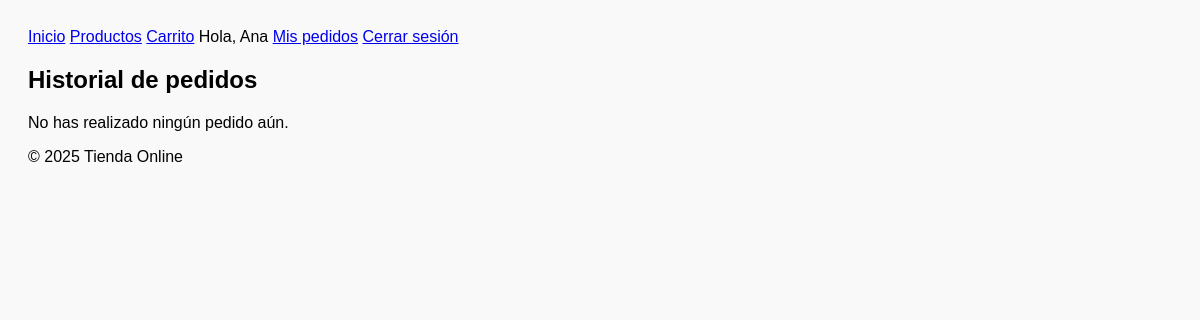
The page /public/pedidos/historial (signed in) on the database as committed earlier.
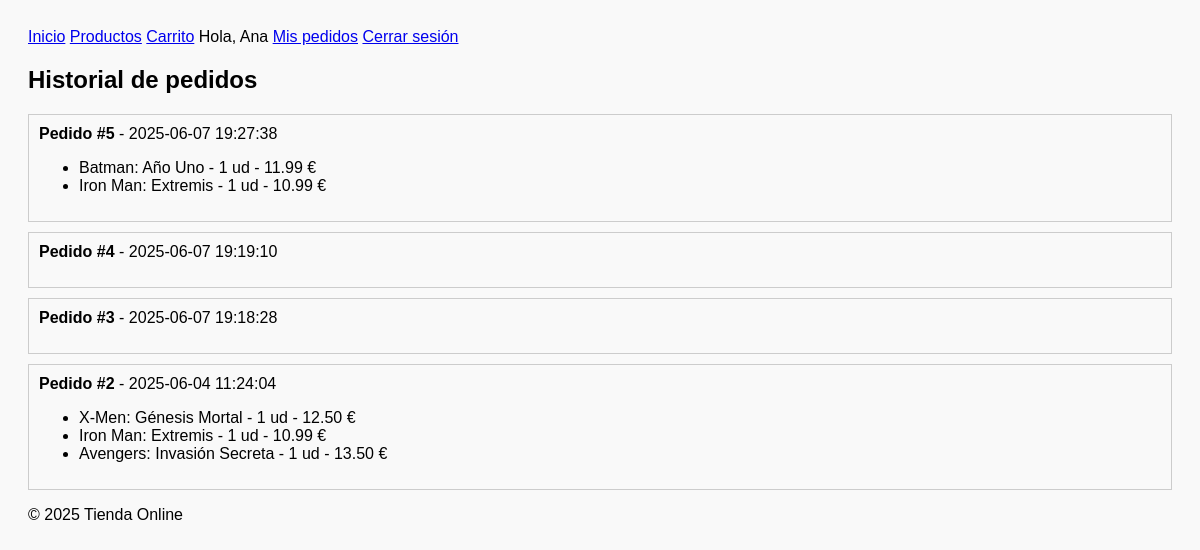
The same page on the database as committed later.
### tables this page shows
CREATE TABLE IF NOT EXISTS `pedidos` (
  `id` int NOT NULL AUTO_INCREMENT,
  `usuario_id` int NOT NULL,
  `fecha` timestamp NULL DEFAULT CURRENT_TIMESTAMP,
  `total` decimal(10,2) NOT NULL,
  PRIMARY KEY (`id`),
  KEY `usuario_id` (`usuario_id`)
);

CREATE TABLE IF NOT EXISTS `detalles_pedidos` (
  `id` int NOT NULL AUTO_INCREMENT,
  `pedido_id` int NOT NULL,
  `producto_id` int NOT NULL,
  `cantidad` int NOT NULL,
  `precio_unitario` decimal(10,2) NOT NULL,
  PRIMARY KEY (`id`),
  KEY `compra_id` (`pedido_id`),
  KEY `producto_id` (`producto_id`)
);

CREATE TABLE IF NOT EXISTS `productos` (
  `id` int NOT NULL AUTO_INCREMENT,
  `nombre` varchar(100) NOT NULL,
  `descripcion` text,
  `precio` decimal(10,2) NOT NULL,
  `stock` int NOT NULL,
  `categoria_id` int DEFAULT NULL,
  `imagen` varchar(255) DEFAULT NULL,
  PRIMARY KEY (`id`),
  KEY `categoria_id` (`categoria_id`)
);

### app/Controllers/PedidoController.php (called while the page is built, shortened)
<?php
class PedidoController
{
    public function historial()
    {
        $usuario_id = Seguridad::usuarioActual()['id'];
        $pedidoModel = new Pedido();
        $pedidos = $pedidoModel->obtenerHistorial($usuario_id);
        require __DIR__ . '/../Views/pedidos/historial.php';
        $contenido = ob_get_clean();
        require __DIR__ . '/../Templates/layout.php';
    }
}

### public/index.php (called while the page is built, shortened)
<?php
$router = new Router();
$router->add('/', 'HomeController@index');
$router->add('/registro', 'AuthController@registro');
$router->add('/login', 'AuthController@login');
$router->add('/logout', 'AuthController@logout');
$router->add('/productos', 'ProductoController@listado');
$router->add('/carrito', 'CarritoController@mostrar');
$router->add('/carrito/agregar', 'CarritoController@agregar');
$router->add('/carrito/eliminar', 'CarritoController@eliminar');
$router->add('/carrito/vaciar', 'CarritoController@vaciar');
$router->add('/pedidos/confirmacion', 'PedidoController@confirmacion');
$router->add('/pedidos/procesar', 'PedidoController@procesar');
$router->add('/pedidos/historial', 'PedidoController@historial');
$router->add('/admin', 'AdminController@panel');
$router->add('/admin/productos', 'AdminController@gestionarProductos');
$router->add('/admin/productos/crear', 'AdminController@crearProducto');
$router->add('/admin/productos/editar', 'AdminController@editarProducto');
$router->add('/admin/productos/eliminar', 'AdminController@eliminarProducto');
$router->add('/admin/usuarios', 'AdminController@gestionarUsuarios');
$router->add('/admin/usuarios/editar', 'AdminController@editarUsuario');
$router->add('/admin/usuarios/eliminar', 'AdminController@eliminarUsuario');
$router->add('/admin/compras', 'AdminController@verPedidos');
$router->dispatch($_SERVER['REQUEST_URI']);

### app/Core/Seguridad.php (called while the page is built, shortened)
<?php
class Seguridad
{
    public static function estaAutenticado(): bool
    {
        return isset($_SESSION['usuario']);
    }
    public static function usuarioActual(): ?array
    {
        return $_SESSION['usuario'] ?? null;
    }
}

### app/Core/Database.php (called while the page is built, shortened)
<?php
class Database
{
    private static $instance = null;
    private $connection;
    private $host = 'localhost';
    private $dbname = 'tiendaonline';
    private $username = 'root';
    private $password = '';
    private function __construct()
    {
        try {
            $this->connection = new PDO(
                "mysql:host={$this->host};dbname={$this->dbname};charset=utf8",
                $this->username,
                $this->password
            );
            $this->connection->setAttribute(PDO::ATTR_ERRMODE, PDO::ERRMODE_EXCEPTION);
        } catch (PDOException $e) {
            die("Error de conexión a la base de datos: " . $e->getMessage());
        }
    }
    public static function getInstance(): Database
    {
        if (self::$instance === null) {
            self::$instance = new Database();
        }
        return self::$instance;
    }
    public function getConnection(): PDO
    {
        return $this->connection;
    }
}

### app/Models/EmptyModel.php (called while the page is built, shortened)
<?php
abstract class EmptyModel
{
    public function __construct()
    {
        $this->db = Database::getInstance()->getConnection();
    }
}

### app/Models/Pedido.php (called while the page is built, shortened)
<?php
class Pedido extends EmptyModel
{
    public function obtenerHistorial($usuario_id): array
    {
        $sql = "SELECT * FROM pedidos WHERE usuario_id = ? ORDER BY fecha DESC";
        $stmt = $this->db->prepare($sql);
        $stmt->execute([$usuario_id]);
        $pedidos = $stmt->fetchAll(PDO::FETCH_ASSOC);
        foreach ($pedidos as &$pedido) {
            $stmt = $this->db->prepare("
                SELECT p.nombre, d.cantidad, d.precio_unitario
                FROM detalles_pedidos d
                JOIN productos p ON d.producto_id = p.id
                WHERE d.pedido_id = ?
            ");
            $stmt->execute([$pedido['id']]);
            $pedido['detalles'] = $stmt->fetchAll(PDO::FETCH_ASSOC);
        }
        return $pedidos;
    }
}

### app/Views/pedidos/historial.php (the view)
<h2>Historial de pedidos</h2>
<?php if (empty($pedidos)): ?>
    <p>No has realizado ningún pedido aún.</p>
<?php else: ?>
    <?php foreach ($pedidos as $pedido): ?>
        <div style="border:1px solid #ccc; padding:10px; margin-bottom:10px;">
            <strong>Pedido #<?= $pedido['id'] ?></strong> - <?= $pedido['fecha'] ?><br>
            <ul>
                <?php foreach ($pedido['detalles'] as $detalle): ?>
                    <li>
                        <?= htmlspecialchars($detalle['nombre']) ?> -
                        <?= $detalle['cantidad'] ?> ud -
                        <?= number_format($detalle['precio_unitario'], 2) ?> €
                    </li>
                <?php endforeach; ?>
            </ul>
        </div>
    <?php endforeach; ?>
<?php endif; ?>

### app/Core/Router.php (shortened to what this page needs)
<?php
class Router
{
    private $routes = [];
    public function add($uri, $action)
    {
        $this->routes[$uri] = $action;
    }
    public function dispatch($uri)
    {
        $uri = parse_url($uri, PHP_URL_PATH);
        $basePath = '/tienda-online/public';
        if (str_starts_with($uri, $basePath)) {
            $uri = substr($uri, strlen($basePath));
        }
        $uri = rtrim($uri, '/') ?: '/';
        if (isset($this->routes[$uri])) {
            $this->executeAction($this->routes[$uri]);
        } else {
            echo "404 - Página no encontrada";
        }
    }
    private function executeAction($action)
    {
        [$controller, $method] = explode('@', $action);
        $controllerClass = "App\\Controllers\\$controller";
        if (class_exists($controllerClass)) {
            $obj = new $controllerClass();
            if (method_exists($obj, $method)) {
                $obj->$method();
            } else {
                echo "Error: método '$method' no existe en $controllerClass.";
            }
        } else {
            echo "Error: clase '$controllerClass' no encontrada.";
        }
    }
}

### app/Templates/layout.php (shortened to what this page needs)
<!DOCTYPE html>
<html lang="es">
<head>
    <link rel="stylesheet" href="/tienda-online/public/assets/css/estilos.css">
    <link rel="stylesheet" href="https://cdn.datatables.net/1.13.6/css/jquery.dataTables.min.css">
</head>
<body>
    <?php include __DIR__ . '/partials/header.php'; ?>
    <main>
        <?= $contenido ?>
    </main>
    <?php include __DIR__ . '/partials/footer.php'; ?>
</body>
</html>

### app/Templates/partials/header.php (shortened to what this page needs)
<header>
    <nav>
        <a href="/tienda-online/public/">Inicio</a>
        <a href="/tienda-online/public/productos">Productos</a>
        <a href="/tienda-online/public/carrito">Carrito</a>
        <?php if (Seguridad::estaAutenticado()): ?>
            <span>Hola, <?= Seguridad::usuarioActual()['nombre'] ?></span>
            <a href="/tienda-online/public/pedidos/historial">Mis pedidos</a>
            <a href="/tienda-online/public/logout">Cerrar sesión</a>
        <?php else: ?>
            <a href="/tienda-online/public/login">Iniciar sesión</a>
            <a href="/tienda-online/public/registro">Registrarse</a>
        <?php endif; ?>
    </nav>
</header>

### app/Templates/partials/footer.php
<footer>
    <p>&copy; <?= date('Y') ?> Tienda Online</p>
</footer>

### public/assets/css/estilos.css (style rules this page uses)
body { font-family: Arial, sans-serif; background-color: #f9f9f9; padding: 20px; }

Rows that differ between the two databases and show on the page:
added pedidos: id "5", fecha "2025-06-07 19:27:38"
added detalles_pedidos: producto.nombre "Batman: Año Uno", cantidad "1", precio_unitario "11.99", shown under "5"
added detalles_pedidos: producto.nombre "Iron Man: Extremis", cantidad "1", precio_unitario "10.99"
added pedidos: id "4", fecha "2025-06-07 19:19:10"
added pedidos: id "3", fecha "2025-06-07 19:18:28"
added pedidos: id "2", fecha "2025-06-04 11:24:04"
added detalles_pedidos: producto.nombre "X-Men: Génesis Mortal", cantidad "1", precio_unitario "12.50", shown under "2"
added detalles_pedidos: producto.nombre "Avengers: Invasión Secreta", cantidad "1", precio_unitario "13.50", shown under "2"
Other text that changed with them:
text no longer shown: "No has realizado ningún pedido aún."
